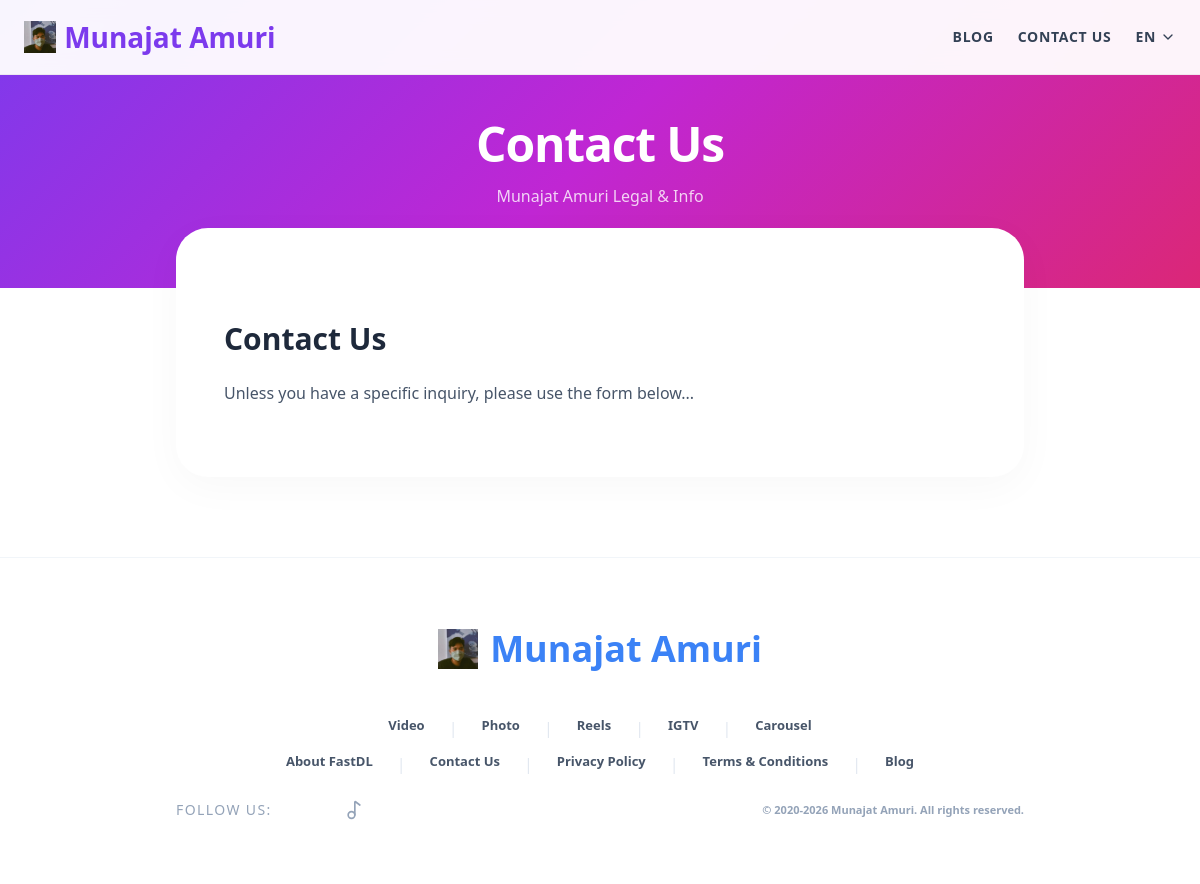
Screenshot of /page.php?slug=contact with the database file from the repository.
### tables this page shows
CREATE TABLE site_settings (id INTEGER PRIMARY KEY AUTOINCREMENT, site_name TEXT, logo_path TEXT, favicon_path TEXT, header_code TEXT, footer_code TEXT);

CREATE TABLE menu_items (
        id INTEGER PRIMARY KEY AUTOINCREMENT,
        menu_location TEXT CHECK(menu_location IN ('header', 'footer')) NOT NULL,
        lang_code TEXT NOT NULL DEFAULT 'en',
        type TEXT CHECK(type IN ('page', 'custom_link', 'label')) NOT NULL DEFAULT 'page',
        label TEXT,
        url TEXT,
        related_id INTEGER,
        parent_id INTEGER DEFAULT 0,
        sort_order INTEGER DEFAULT 0,
        FOREIGN KEY (related_id) REFERENCES pages(id) ON DELETE SET NULL
    );

CREATE TABLE pages (id INTEGER PRIMARY KEY AUTOINCREMENT, title TEXT, slug TEXT UNIQUE, content TEXT, lang_code TEXT DEFAULT 'en', meta_title TEXT, meta_description TEXT, translation_group TEXT, show_in_header INTEGER DEFAULT 0, show_in_footer INTEGER DEFAULT 0, menu_order INTEGER DEFAULT 0, footer_section TEXT DEFAULT 'legal');

### includes/db.php (called while the page is built, shortened)
<?php
function getMenuTree($pdo, $location, $lang)
{
    $stmt = $pdo->prepare("
        SELECT mi.*, p.slug as page_slug
        FROM menu_items mi
        LEFT JOIN pages p ON mi.related_id = p.id
        WHERE mi.menu_location = ? AND mi.lang_code = 'en'
        ORDER BY mi.sort_order ASC
    ");
    $stmt->execute([$location]);
    $items = $stmt->fetchAll(PDO::FETCH_ASSOC);
    $tree = [];
    $refs = [];
    foreach ($items as &$item) {
        if ($item['type'] === 'page') {
            $item['final_url'] = 'page.php?slug=' . ($item['page_slug'] ?? '');
            $slug = $item['page_slug'] ?? '';
        } elseif ($item['type'] === 'custom_link') {
            $item['final_url'] = $item['url'];
        } else {
            $item['final_url'] = '#';
        }
        $item['children'] = [];
        $refs[$item['id']] = &$item;
    }
    foreach ($items as &$item) {
        if ($item['parent_id'] == 0) {
            $tree[] = &$item;
        } else {
            if (isset($refs[$item['parent_id']])) {
                $refs[$item['parent_id']]['children'][] = &$item;
            }
        }
    }
    return $tree;
}
function getSiteSettings($pdo)
{
    try {
        $data = $pdo->query("SELECT * FROM site_settings WHERE id = 1")->fetch();
        return $data ?: [
            'site_name' => 'MySeoFan',
            'logo_path' => '',
            'favicon_path' => '',
            'header_code' => '',
            'footer_code' => ''
        ];
    } catch (\Exception $e) {
        return [
            'site_name' => 'MySeoFan',
            'logo_path' => '',
            'favicon_path' => '',
            'header_code' => '',
            'footer_code' => ''
        ];
    }
}

### includes/SEO_Helper.php (called while the page is built, shortened)
<?php
class SEO_Helper
{
    public function __construct($pdo, $page = 'home', $lang = 'en')
    {
        $this->settings = getSiteSettings($pdo);
    }
}

### page.php (the view, shortened to what this page needs)
<?php
require_once 'includes/db.php';
require_once 'includes/SEO_Helper.php';
require_once 'includes/Translator.php';
$slug = $_GET['slug'] ?? '';
$lang = $_GET['lang'] ?? 'en';
$stmt = $pdo->prepare("SELECT * FROM pages WHERE slug = ? AND lang_code = ?");
$stmt->execute([$slug, $lang]);
$page = $stmt->fetch();
$settings = getSiteSettings($pdo);
$headerItems = getMenuTree($pdo, 'header', $lang);
$footerItems = getMenuTree($pdo, 'footer', $lang);
$seoHelper = new SEO_Helper($pdo, 'page', $lang);
?>
<!DOCTYPE html>
<html lang="<?php echo $page['lang_code']; ?>">
<head>
    <script src="https://cdn.tailwindcss.com"></script>
</head>
<body class="flex flex-col min-h-screen">
    <nav class="fixed top-0 w-full z-50 py-4 glass-header">
        <div class="max-w-7xl mx-auto px-6 flex items-center justify-between">
            <a href="index.php?lang=<?php echo $lang; ?>" class="logo-text">
                <?php if (!empty($settings['logo_path'])): ?>
                    <img src="<?php echo htmlspecialchars($settings['logo_path']); ?>" class="h-8 w-auto" alt="Logo">
                <?php else: ?>
                    <i data-lucide="layers" class="w-8 h-8 text-purple-600"></i>
                <?php endif; ?>
                <?php echo htmlspecialchars($settings['site_name'] ?: 'MySeoFan'); ?>
            </a>
            <div class="flex items-center gap-6 text-slate-700 font-bold text-sm uppercase tracking-wider">
                <nav class="hidden md:flex items-center gap-6">
                    <?php foreach ($headerItems as $item): ?>
                        <a href="<?php echo htmlspecialchars($item['final_url']); ?>"
                            class="hover:text-purple-600 transition-colors">
                            <?php echo htmlspecialchars($item['label']); ?>
                        </a>
                    <?php endforeach; ?>
                </nav>
                <div class="relative group cursor-pointer">
                    <div class="flex items-center gap-1 hover:text-purple-600 transition-colors uppercase">
                        <?php echo $lang; ?> <i data-lucide="chevron-down" class="w-4 h-4"></i>
                    </div>
                </div>
            </div>
        </div>
    </nav>
    <header class="page-header">
        <div class="max-w-4xl mx-auto px-6">
            <h1 class="text-4xl md:text-5xl font-black tracking-tight mb-4">
                <?php echo htmlspecialchars($page['title']); ?>
            </h1>
            <p class="text-white/80 font-medium">
                <?php echo htmlspecialchars($settings['site_name']); ?> Legal & Info
            </p>
        </div>
    </header>
    <main class="flex-1 max-w-4xl mx-auto px-6 pb-20 w-full">
        <div class="page-card animate-fade-up">
            <div class="prose max-w-none text-slate-600">
                <?php echo $page['content']; ?>
            </div>
        </div>
    </main>
    <footer class="py-16 bg-white border-t border-slate-100 mt-auto">
        <div class="max-w-4xl mx-auto px-6">
            <div class="footer-brand">
                <?php if (!empty($settings['logo_path'])): ?>
                    <img src="<?php echo htmlspecialchars($settings['logo_path']); ?>" class="h-10 w-auto" alt="Logo">
                <?php else: ?>
                    <i data-lucide="layers" class="footer-logo-icon"></i>
                <?php endif; ?>
                <span
                    class="footer-logo-text"><?php echo htmlspecialchars($settings['site_name'] ?: 'MySeoFan'); ?></span>
            </div>
            <?php foreach ($footerItems as $group): ?>
                <div class="footer-links-group">
                    <?php if (isset($group['children']) && !empty($group['children'])): ?>
                        <?php foreach ($group['children'] as $index => $item): ?>
                            <a href="<?php echo htmlspecialchars($item['final_url']); ?>" class="footer-link">
                                <?php echo htmlspecialchars($item['label']); ?>
                            </a>
                            <?php if ($index < count($group['children']) - 1): ?>
                                <span class="text-slate-200 px-1">|</span>
                            <?php endif; ?>
                        <?php endforeach; ?>
                    <?php endif; ?>
                </div>
            <?php endforeach; ?>
            <div class="flex flex-col md:flex-row items-center justify-between gap-6">
                <div class="flex items-center gap-2">
                    <span class="text-sm font-medium text-slate-400 uppercase tracking-widest">follow us:</span>
                    <div class="flex gap-4">
                        <a href="#" class="text-slate-400 hover:text-blue-600 transition-colors"><i
                                data-lucide="music-2" class="w-5 h-5"></i></a>
                    </div>
                </div>
                <p class="copyright-text">© 2020-2026
                    <?php echo htmlspecialchars($settings['site_name'] ?: 'MySeoFan'); ?>. All rights reserved.
                </p>
            </div>
        </div>
    </footer>
</body>
</html>

### page.php (style rules this page uses)
.glass-header { background: rgba(255, 255, 255, 0.95); backdrop-filter: blur(10px); border-bottom: 1px solid rgba(0, 0, 0, 0.05); }
.logo-text { color: #7c3aed; font-weight: 800; font-size: 1.75rem; display: flex; align-items: center; gap: 0.5rem; }
.page-header { background: linear-gradient(135deg, #7c3aed 0%, #c026d3 50%, #db2777 100%); padding: 120px 0 80px; text-align: center; color: white; }
.page-card { background: white; border-radius: 2rem; box-shadow: 0 10px 40px rgba(0, 0, 0, 0.03); margin-top: -60px; padding: 3rem; position: relative; z-index: 10; }
.prose h2 { font-size: 1.875rem; font-weight: 800; margin-top: 2.5rem; margin-bottom: 1.25rem; color: #1e293b; }
.prose p { margin-bottom: 1.5rem; color: #475569; }
.footer-brand { display: flex; justify-content: center; align-items: center; gap: 12px; margin-bottom: 40px; }
.footer-logo-text { font-size: 2.25rem; font-weight: 800; color: #3b82f6; }
.footer-links-group { display: flex; flex-wrap: wrap; justify-content: center; gap: 20px; margin-bottom: 12px; }
.footer-link { color: #475569; font-size: 0.8125rem; font-weight: 600; transition: color 0.2s; text-decoration: none; }
.copyright-text { text-align: center; color: #94a3b8; font-size: 0.6875rem; font-weight: 600; }

### rows the page displays
site_settings: logo_path (picture), site_name "Munajat Amuri"
menu_items: label "BLOG"
menu_items: label "CONTACT US"
pages: title "Contact Us", content "Contact Us Unless you have a specific inquiry, please use the form below..."
menu_items: label "Video"
menu_items: label "Photo"
menu_items: label "Reels"
menu_items: label "IGTV"
menu_items: label "Carousel"
menu_items: label "About FastDL"
menu_items: label "Contact Us"
menu_items: label "Privacy Policy"
menu_items: label "Terms & Conditions"
menu_items: label "Blog"

### other values shown
$lang "EN"
